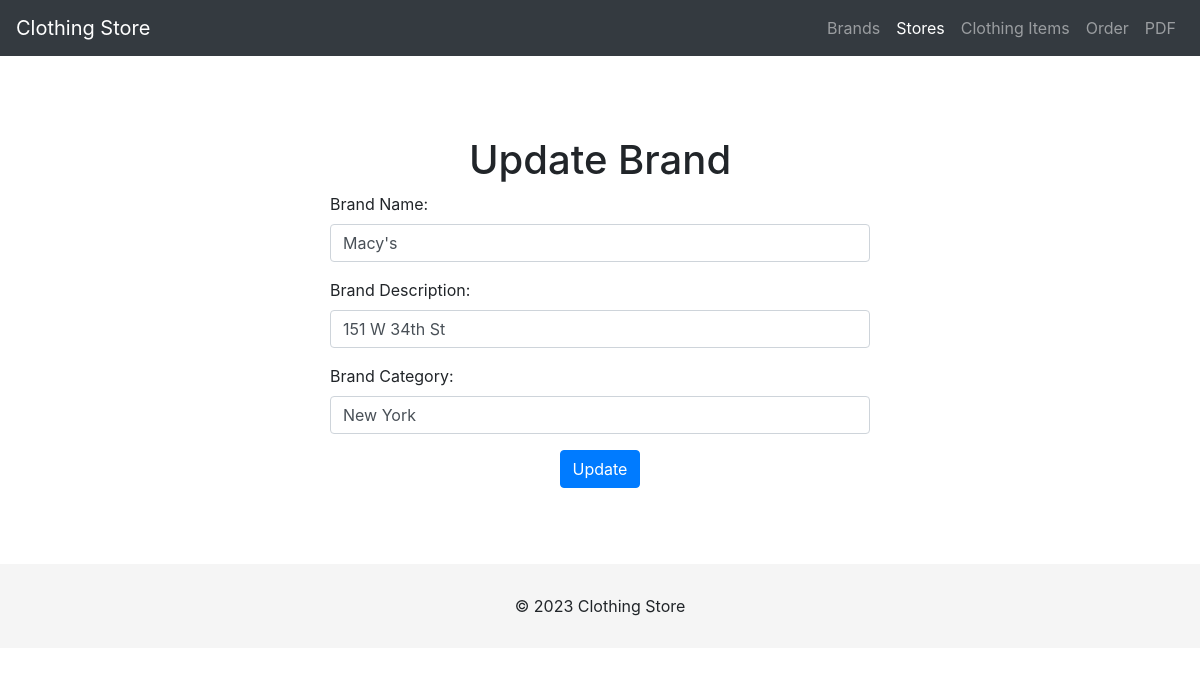
The app's page /clothing_store/update_store.php?id=11 with its own data.
### tables this page shows
CREATE TABLE `Stores` (
  `StoreID` int(11) NOT NULL,
  `StoreName` varchar(50) DEFAULT NULL,
  `StoreAddress` varchar(255) DEFAULT NULL,
  `StoreCity` varchar(50) DEFAULT NULL
);

### clothing_store/update_store.php (the view, shortened to what this page needs)
<?php
$conn = mysqli_connect("localhost:3307", "root", "", "solosquad_clothingstore");
if (isset($_GET["id"])) {
    $id = $_GET["id"];
    $sql = "SELECT * FROM Stores WHERE StoreID='$id'";
    $result = mysqli_query($conn, $sql);
    if (mysqli_num_rows($result) == 1) {
        $row = mysqli_fetch_assoc($result);
        $StoreName = $row["StoreName"];
        $StoreAddress = $row["StoreAddress"];
        $StoreCity = $row["StoreCity"];
    } else {
        echo "No matching records found";
    }
}
?>
<!DOCTYPE html>
<html lang="en">
<head>
  <link rel="stylesheet" href="https://stackpath.bootstrapcdn.com/bootstrap/4.3.1/css/bootstrap.min.css">
</head>
<body>
    <nav class="navbar navbar-expand-lg navbar-dark bg-dark">
        <a class="navbar-brand" href="./index.php">Clothing Store</a>
        <div class="collapse navbar-collapse" id="navbarNav">
            <ul class="navbar-nav ml-auto">
                <li class="nav-item">
                    <a class="nav-link" href="./index.php">Brands</a>
                </li>
                <li class="nav-item active">
                    <a class="nav-link" href="./store.php">Stores<span class="sr-only">(current)</span></a>
                </li>
                <li class="nav-item">
                    <a class="nav-link" href="./clothingitem.php">Clothing Items</a>
                </li>
                <li class="nav-item">
                    <a class="nav-link" href="./order.php">Order</a>
                </li>
                <li class="nav-item">
                    <a class="nav-link" href="./pdf.php">PDF</a>
                </li>
            </ul>
        </div>
    </nav>
<div class="container">
    <h1 class="text-center">Update Brand</h1>
    <div class="row justify-content-center">
        <div class="col-md-6">
            <form method="post" action="<?php echo htmlspecialchars($_SERVER["PHP_SELF"]);?>">
                <div class="form-group">
                    <label for="name">Brand Name:</label>
                    <input type="text" class="form-control" id="StoreName" name="StoreName" placeholder="Puma" value="<?php echo $StoreName ?>">
                </div>
                <div class="form-group">
                    <label for="desc">Brand Description:</label>
                    <input type="text" class="form-control" id="StoreAddress" name="StoreAddress" placeholder="Sportswear Brand" value="<?php echo $StoreAddress ?>">
                </div>
                <div class="form-group">
                    <label for="Category">Brand Category:</label>
                    <input type="text" class="form-control" id="StoreCity" name="StoreCity" placeholder="Fashion" value="<?php echo $StoreCity ?>">
                </div>
                <div class="form-group text-center">
                    <button type="submit" class="btn btn-primary">Update</button>
                </div>
            </form>
        </div>
    </div>
</div>
<footer class="footer">
    <div class="text-center">
      <span>&copy; 2023 Clothing Store</span>
    </div>
  </footer>
</body>
</html>

### clothing_store/update_store.php (style rules this page uses)
.container { margin-top: 80px; }
.footer { background-color: #f5f5f5; padding: 30px 0; margin-top: 60px; }

### records on screen
stores: StoreName "Macy's", StoreAddress "151 W 34th St", StoreCity "New York"
